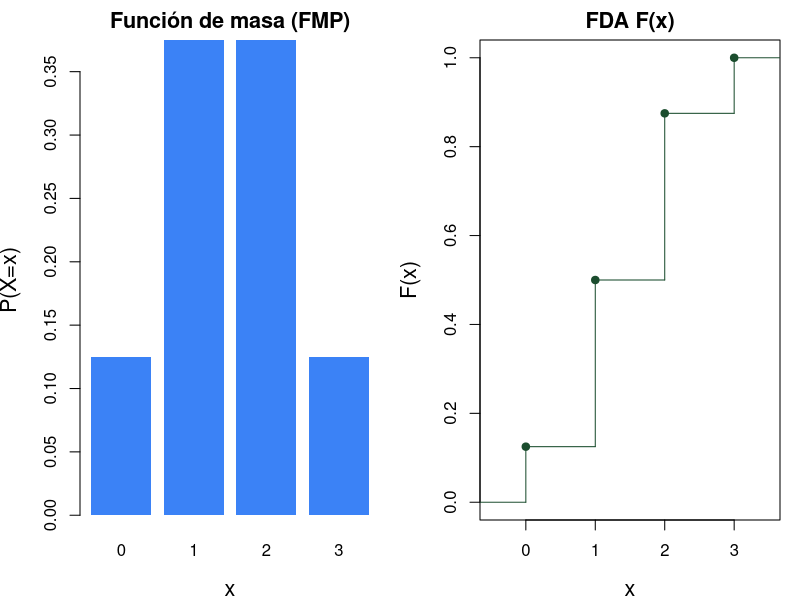
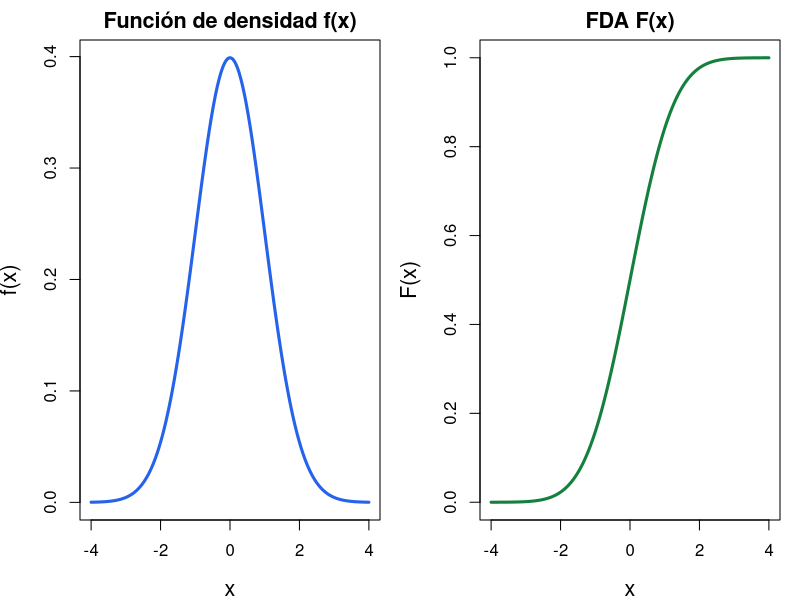
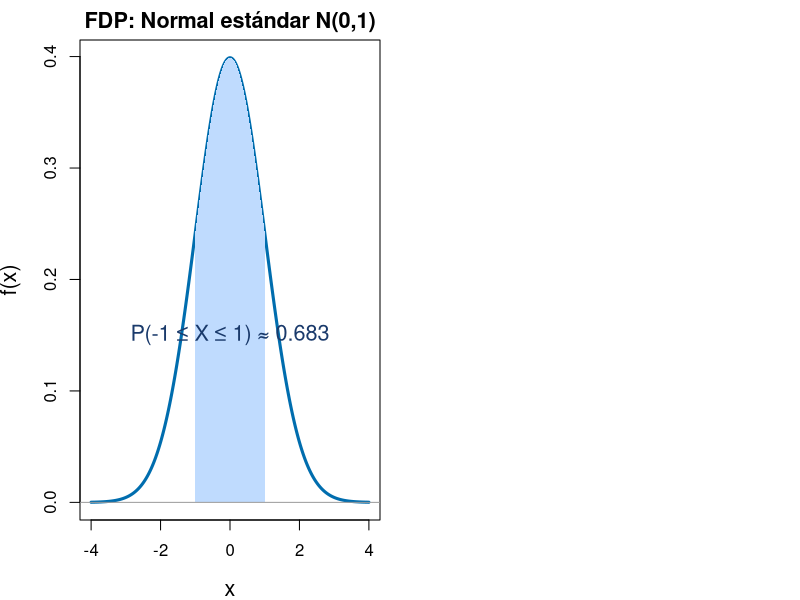
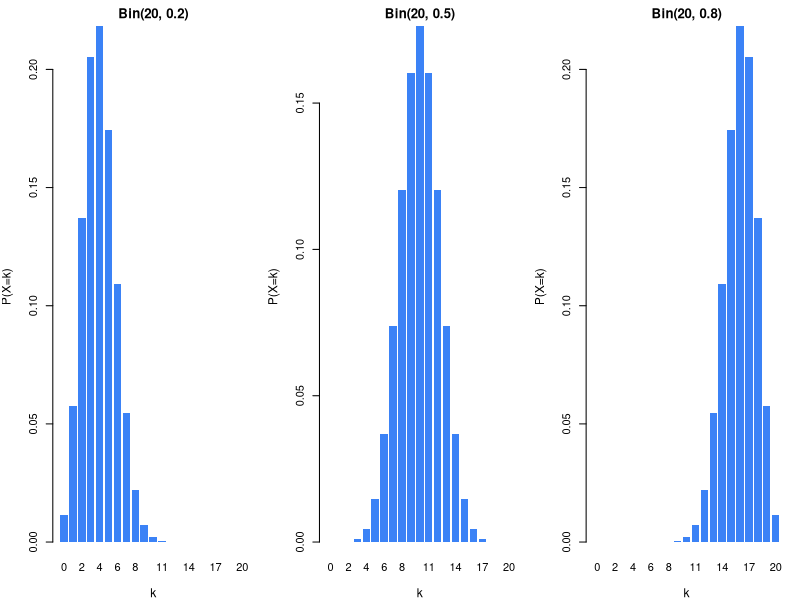
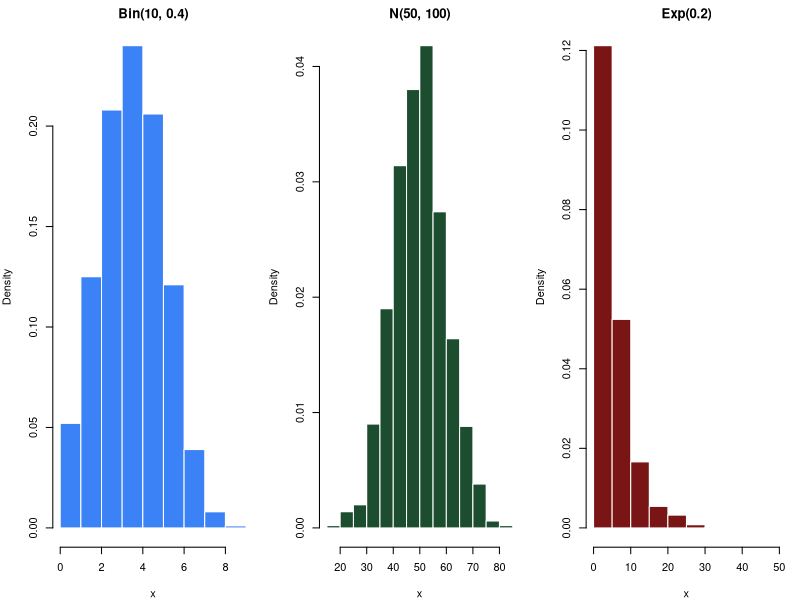
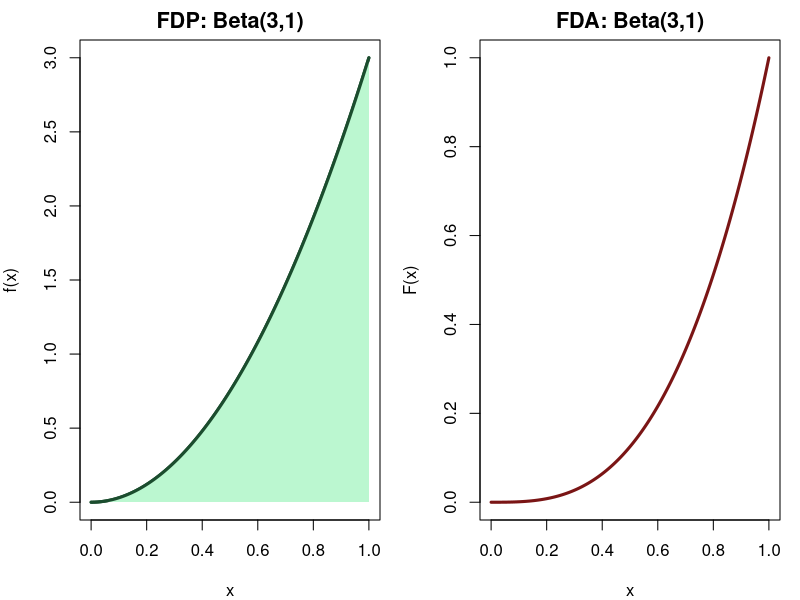

The R script that drew these images, in order:
## ---- chunk 1
#| echo: false
#| fig-width: 9
#| fig-height: 4.5
# FDA de Binomial(3, 0.5)
x_vals <- 0:3
probs   <- dbinom(x_vals, 3, 0.5)
cdf     <- pbinom(x_vals, 3, 0.5)

par(mfrow = c(1,2), mar = c(4,4,2,1))
barplot(probs, names.arg = x_vals, col = "#3b82f6", border = NA,
        main = "Función de masa (FMP)", xlab = "x", ylab = "P(X=x)",
        cex.lab = 1.3, cex.main = 1.3)
plot(stepfun(x_vals, c(0, cdf)), do.points = TRUE, pch = 19, col = "#1b4d2e",
     main = "FDA F(x)", xlab = "x", ylab = "F(x)", xlim = c(-0.5, 3.5),
     cex.lab = 1.3, cex.main = 1.3)
## ---- chunk 2
#| echo: false
#| fig-width: 9
#| fig-height: 4.5

# FDP de una Normal estándar
x <- seq(-4, 4, length = 1000)
y <- dnorm(x, mean = 0, sd = 1)

par(mfrow = c(1,2), mar = c(4,4,2,1))

# FDP
plot(x, y, type = "l", lwd = 3, col = "#2563eb",
     main = "Función de densidad f(x)",
     xlab = "x", ylab = "f(x)",
     cex.lab = 1.3, cex.main = 1.3)

# FDA
plot(x, pnorm(x), type = "l", lwd = 3, col = "#15803d",
     main = "FDA F(x)",
     xlab = "x", ylab = "F(x)",
     cex.lab = 1.3, cex.main = 1.3)

## ---- chunk 3
#| echo: false
#| fig-width: 9
#| fig-height: 4.5
x <- seq(-4, 4, length = 400)
fx <- dnorm(x)
plot(x, fx, type = "l", lwd = 3, col = "#006DAE",
     main = "FDP: Normal estándar N(0,1)",
     xlab = "x", ylab = "f(x)", cex.lab = 1.3, cex.main = 1.3)
xi <- seq(-1, 1, length = 200)
polygon(c(-1, xi, 1), c(0, dnorm(xi), 0), col = "#bfdbfe", border = NA)
text(0, 0.15, paste0("P(-1 ≤ X ≤ 1) ≈ ", round(diff(pnorm(c(-1,1))),3)),
     cex = 1.3, col = "#1a3a6b")
abline(h = 0, col = "gray60")
## ---- chunk 4
#| echo: false
#| fig-width: 9
#| fig-height: 4.5
par(mfrow = c(1,3), mar = c(4,4,2,1))
for(p in c(0.2, 0.5, 0.8)) {
  k <- 0:20
  pk <- dbinom(k, 20, p)
  barplot(pk, names.arg = k, col = "#3b82f6", border = NA,
          main = paste0("Bin(20, ", p, ")"),
          xlab = "k", ylab = "P(X=k)", cex.lab = 1.1, cex.main = 1.2)
}
## ---- chunk 5
# X ~ Bin(8, 0.35)
pbinom(3, 8, 0.35)          # P(X <= 3)
dbinom(2, 8, 0.35)          # P(X = 2)
1 - pbinom(4, 8, 0.35)      # P(X >= 5)
## ---- chunk 6
# X ~ Exp(0.1)  (media = 10 días)
pexp(7,  0.1)                       # P(X < 7)
pexp(15, 0.1) - pexp(5, 0.1)        # P(5 < X < 15)
1 - pexp(20, 0.1)                   # P(X > 20)
## ---- chunk 7
set.seed(2026)
# Generar 1000 obs de distintas distribuciones
x_bin  <- rbinom(1000, 10, 0.4)
x_norm <- rnorm(1000, mean = 50, sd = 10)
x_exp  <- rexp(1000, rate = 0.2)

cat("Binomial   — Media:", round(mean(x_bin),2),
    "  Var:", round(var(x_bin),2), "\n")
cat("Normal     — Media:", round(mean(x_norm),2),
    "  Var:", round(var(x_norm),2), "\n")
cat("Exponencial— Media:", round(mean(x_exp),2),
    "  Var:", round(var(x_exp),2), "\n")
## ---- chunk 8
#| echo: false
#| fig-width: 10
#| fig-height: 4.5
set.seed(2026)
x_bin  <- rbinom(1000, 10, 0.4)
x_norm <- rnorm(1000, mean = 50, sd = 10)
x_exp  <- rexp(1000, rate = 0.2)
par(mfrow = c(1,3), mar = c(4,4,2,1))
hist(x_bin,  col = "#3b82f6", border = "white", main = "Bin(10, 0.4)",
     xlab = "x", probability = TRUE, cex.main = 1.2)
hist(x_norm, col = "#1b4d2e", border = "white", main = "N(50, 100)",
     xlab = "x", probability = TRUE, cex.main = 1.2)
hist(x_exp,  col = "#7a1515", border = "white", main = "Exp(0.2)",
     xlab = "x", probability = TRUE, cex.main = 1.2)
## ---- chunk 9
#| echo: false
#| fig-width: 9
#| fig-height: 4.5
x <- seq(0, 1, length = 300)
par(mfrow = c(1,2), mar = c(4,4,2,1))
plot(x, 3*x^2, type = "l", lwd = 3, col = "#1b4d2e",
     main = "FDP: Beta(3,1)", xlab = "x", ylab = "f(x)", cex.main = 1.3)
polygon(c(0,x,1), c(0,3*x^2,0), col = "#bbf7d0", border = NA)
lines(x, 3*x^2, lwd = 3, col = "#1b4d2e")
plot(x, x^3, type = "l", lwd = 3, col = "#7a1515",
     main = "FDA: Beta(3,1)", xlab = "x", ylab = "F(x)", cex.main = 1.3)
## ---- chunk 10
#| class-source: fragment
#| source-line-numbers: true
#| data-fragment-index: 2
# FMP completa
k  <- 0:4
pk <- dbinom(k, 4, 0.25)
data.frame(x=k, p_x=round(pk,4), suma_acum=round(cumsum(pk),4))
## ---- chunk 11
#| class-source: fragment
#| data-fragment-index: 3
# P(X >= 2)
1 - pbinom(1, 4, 0.25)
## ---- chunk 12
#| class-source: fragment
#| data-fragment-index: 2
lam <- 0.08
# 1. Proporción que supera 10 μg/L
cat("P(X>10) =", round(1 - pexp(10, lam), 4), "\n")
# 2. Percentil 95
cat("P95     =", round(qexp(0.95, lam), 2), "μg/L\n")
# 3. P(5 ≤ X ≤ 20)
cat("P(5≤X≤20)=", round(diff(pexp(c(5,20), lam)), 4), "\n")
